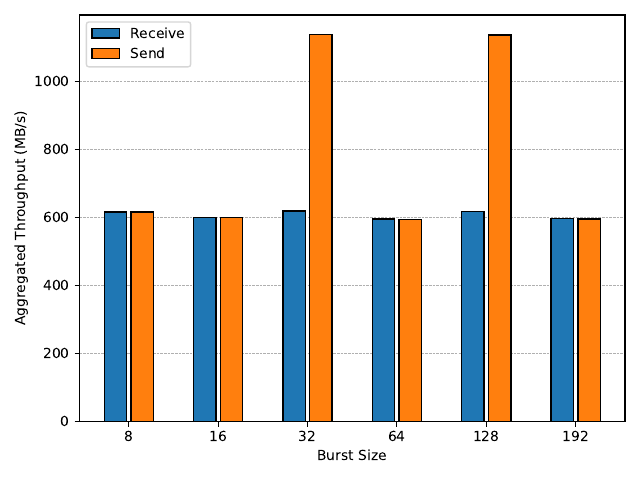

This figure's Python source:
import numpy as np
import matplotlib.pyplot as plt


throughput = [
    (616.918286142723, 616.836123659347),
    (600.054675594388, 599.522772599232),
    (619.53743598491, 1138.59278170914),
    (596.227122051095, 594.779331344595),
    (618.820179377165, 1137.0259879359),
    (597.415574861884, 595.837443110885),
]

group_size = [4, 8, 16, 32, 64, 96]

payload_per_worker = 256  # MB


def plot_agg_throughput():
    X = ["8", "16", "32", "64", "128", "192"]

    fig, ax = plt.subplots()

    X_axis = np.arange(len(X))

    ax.grid(axis="y", linestyle="--", linewidth=0.5)

    ax.bar(X_axis - 0.15, [x[0] for x in throughput], 0.25, label="Receive", edgecolor="black", linewidth=1, zorder=3)
    ax.bar(X_axis + 0.15, [x[1] for x in throughput], 0.25, label="Send", edgecolor="black", linewidth=1, zorder=3)

    ax.set_xticks(X_axis, X)
    ax.set_xlabel("Burst Size")
    ax.set_ylabel("Aggregated Throughput (MB/s)")
    ax.legend(loc="upper left")

    fig.tight_layout()

    fig.savefig("pair_benchmark/pair.pdf", format="pdf", dpi=500)


def plot_worker_throughput():
    X = [str(x * payload_per_worker) + "MB\n(" + str(x) + ")" for x in group_size]
    worker_throughput_send = [t[0] / gz for t, gz in zip(throughput, group_size)]
    worker_throughput_receive = [t[1] / gz for t, gz in zip(throughput, group_size)]

    fig, ax = plt.subplots()

    X_axis = np.arange(len(X))

    ax.grid(axis="y", linestyle="--", linewidth=0.5)

    ax.bar(X_axis - 0.15, worker_throughput_receive, 0.25, label="Receive", edgecolor="black", linewidth=1, zorder=3)
    ax.bar(X_axis + 0.15, worker_throughput_send, 0.25, label="Send", edgecolor="black", linewidth=1, zorder=3)

    ax.set_xticks(X_axis, X)
    ax.set_xlabel("Data transmitted (Group Size)")
    ax.set_ylabel("Avg. Worker Throughput (MB/s)")
    ax.legend(loc="upper right")

    fig.tight_layout()
    fig.savefig("pair_benchmark/pair_worker_troughput.pdf", format="pdf", dpi=500)


def plot_worker_time():
    X = [str(x * payload_per_worker) + "MB\n(" + str(x) + ")" for x in group_size]
    worker_time_send = [payload_per_worker / (t[0] / gz) for t, gz in zip(throughput, group_size)]
    worker_time_receive = [payload_per_worker / (t[1] / gz) for t, gz in zip(throughput, group_size)]

    fig, ax = plt.subplots()

    X_axis = np.arange(len(X))

    ax.grid(axis="y", linestyle="--", linewidth=0.5)

    ax.bar(X_axis - 0.15, worker_time_send, 0.25, label="Receive", edgecolor="black", linewidth=1, zorder=3)
    ax.bar(X_axis + 0.15, worker_time_receive, 0.25, label="Send", edgecolor="black", linewidth=1, zorder=3)

    ax.set_xticks(X_axis, X)
    ax.set_xlabel("Data transmitted (Group Size)")
    ax.set_ylabel("Avg. Worker Data Transmit Time (s)")
    ax.legend(loc="upper left")

    fig.tight_layout()
    fig.savefig("pair_benchmark/pair_worker_time.pdf", format="pdf", dpi=500)


if __name__ == "__main__":
    plot_agg_throughput()
    plot_worker_throughput()
    plot_worker_time()
